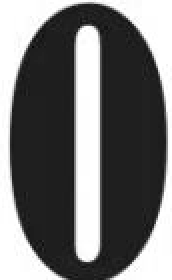
%> input picture dataset/0.tif, 86 x 140 px (shown 2 times larger)
$ octave hopfield2.m   (GNU Octave 9; MATLAB toolbox functions it lacks are replaced by stand-ins)
%> lines starting %> are read from the running program, lines starting %| are printed output that depends on the picture; in (x1, y1, x2, y2) boxes, pixels count from 0 and x2, y2 are one past the last pixel; in counts of white or black regions, pixels touching at a corner belong together; the program's own positions count from 1
clc
clear
close all

numbers = {'0.tif','1.tif','2.tif','3.tif','4.tif','5.tif','6.tif','7.tif','8.tif','9.tif'};

X = zeros(770,10);
for k = 1:10
    im = imread(strcat('dataset//',numbers{k}));
%> im is the input picture: size 140x86 uint8; min 2, max 255, mean 115.1
    im = imresize(im,0.25);
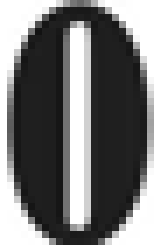
%> im: size 35x22 uint8 (shown 7 times larger); min 18, max 255, mean 114.2
    im = im2bw(im);
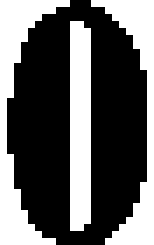
%> im: size 35x22 logical (shown 7 times larger); 37.8% white; 3 white regions, box (x1, y1, x2, y2) and area: (0, 0, 10, 35) 110, (13, 0, 22, 35) 93, (10, 3, 13, 33) 88

    figure(1);
    subplot(2,5,k); imshow(im); title('train sample');

    X(:,k) = reshape(im,[],1);
end
%> pass 2 of the loop `for k = 1:10`:
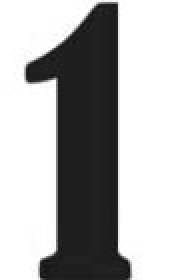
%> input picture dataset/1.tif, 86 x 140 px (shown 2 times larger)
%> im is the input picture: size 140x86 uint8; min 14, max 255, mean 173.3
%> `im = imresize(im,0.25);`:
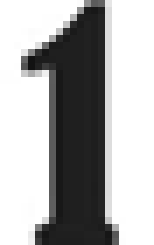
%> im: size 35x22 uint8 (shown 7 times larger); min 18, max 255, mean 172.9
%> `im = im2bw(im);`:
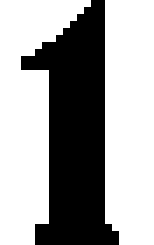
%> im: size 35x22 logical (shown 7 times larger); 63.5% white; 1 black region, box (x1, y1, x2, y2) and area: (3, 0, 17, 35) 281
%> pass 3 of the loop `for k = 1:10`:
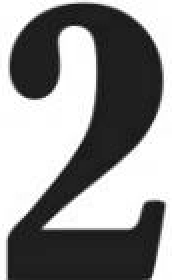
%> input picture dataset/2.tif, 86 x 140 px (shown 2 times larger)
%> im is the input picture: size 140x86 uint8; min 10, max 255, mean 141.4
%> `im = imresize(im,0.25);`:
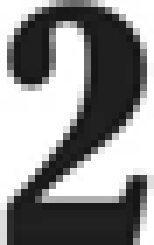
%> im: size 35x22 uint8 (shown 7 times larger); min 18, max 255, mean 140.7
%> `im = im2bw(im);`:
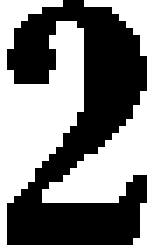
%> im: size 35x22 logical (shown 7 times larger); 50.8% white; 1 black region, box (x1, y1, x2, y2) and area: (1, 0, 21, 35) 379
%> (the run ends here)
